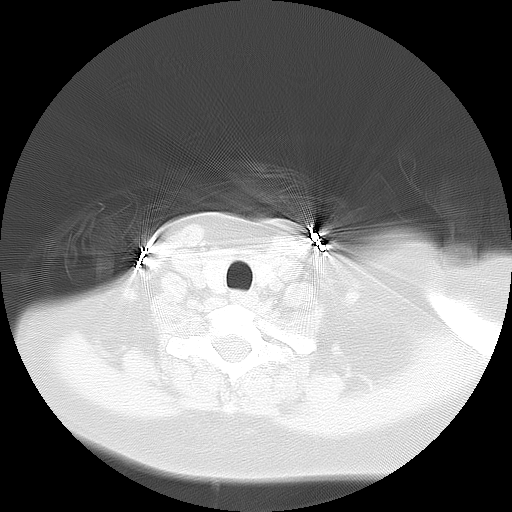
#> input picture dataset/Train/Image_0001.png, 512 x 512 px; its folder holds only this picture in this run
$ jupyter execute --allow-errors data_exploration.ipynb   (older library calls are emulated)
#> lines starting #> are read from the running program, lines starting #| are printed output that depends on the picture; long printed decimals are rounded
#> further down, img is the input picture: shape (512, 512); min 0, max 255, mean 115.5
#> `edges = cv2.Canny(img,100,200)`:
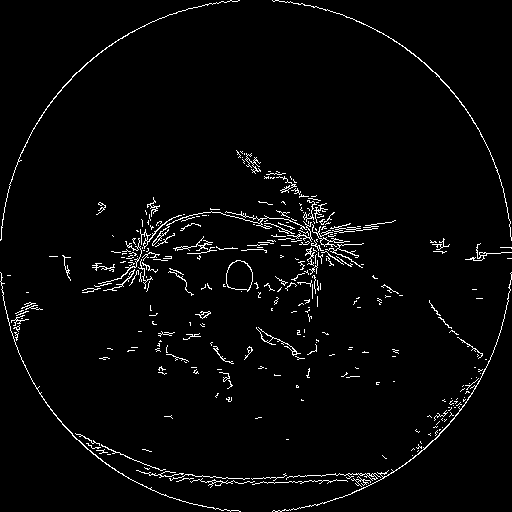
#> edges: shape (512, 512); 2.9% white in thin lines or dots
#| 0.03571
#| 0.0
#| 0.995
#| 0.0
#> `plt.show()`:
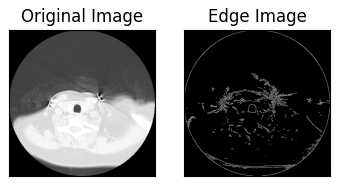
#> figure drawn by matplotlib, 2 panels
[cell 1]
import pandas as pd
import os
import cv2
import glob
from matplotlib import pyplot as plt
import numpy as np
from skimage import measure, morphology, segmentation
from PIL import Image
import scipy.ndimage as ndimage

[cell 2]
path = './../../Scaricati/Train/'
csv = 'Train.csv'

#> (a cell that did not finish here is left out)

[cell 4]
list_images = sorted(glob.glob(os.path.join(path, 'Train', '*.png')))
print(len(list_images))

[cell 5]
hog = cv2.HOGDescriptor()

#> (a cell that did not finish here is left out)

[cell 7]
img = cv2.imread(list_images[0],0)
edges = cv2.Canny(img,100,200)
h1 = hog.compute(img)
print(np.where(h != 0))
#> (printed output is left out)
plt.subplot(131)
plt.imshow(img,cmap = 'gray')
plt.title('Original Image')
plt.xticks([])
plt.yticks([])
# [6 lines of commented-out code are left out]
#> (the rest of this cell did not finish here and is left out)
